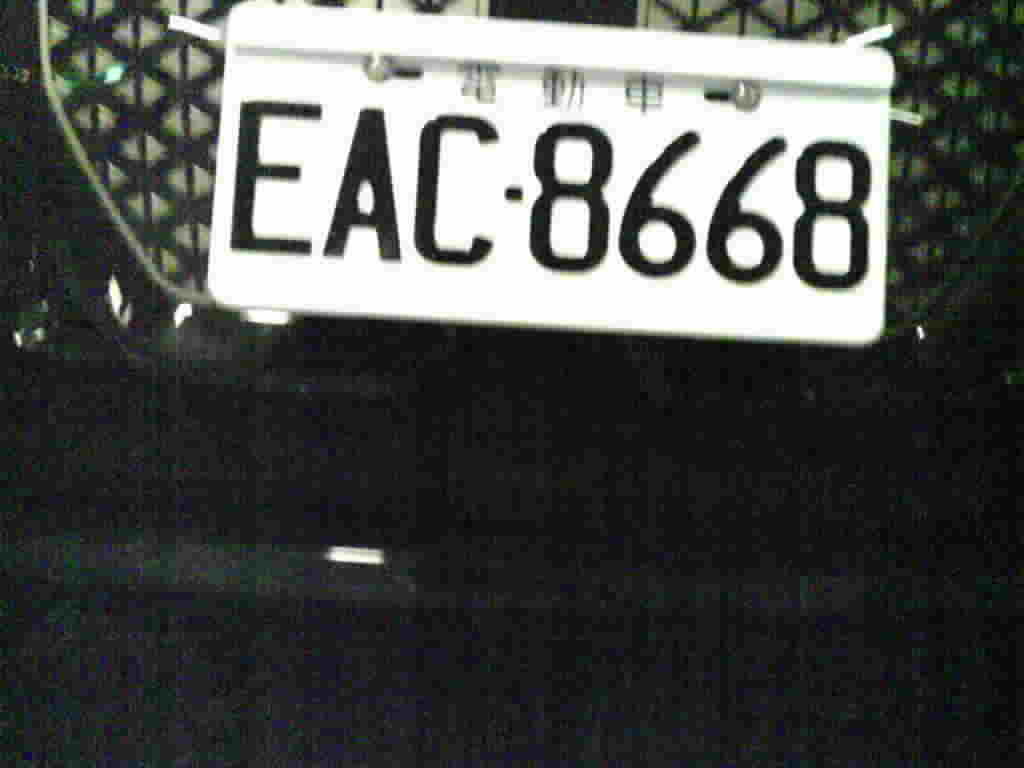
#> input picture 1128/capture (10).jpg, 1024 x 768 px; its folder holds only this picture in this run
$ python mix.py
#> lines starting #> are read from the running program, lines starting #| are printed output that depends on the picture; after the words box and inside, x2 and y2 are one past the last pixel; in counts of white or black regions, pixels touching at a corner belong together
import cv2
import numpy as np
import imutils,os
from imutils.perspective import four_point_transform
folder='1128'
img_path='capture.jpg'

def do(folder,img_path):
#> called with folder = '1128', img_path = 'capture (10).jpg'
    print(img_path)
    image = cv2.imread(folder+'/'+img_path,cv2.IMREAD_COLOR)
#> image is the input picture: shape (768, 1024, 3); mean B, G, R 77.3, 79.2, 77.5
    image=cv2.GaussianBlur(image,(5,5),10)
# ret, image = cv2.threshold(image, 127, 255, cv2.THRESH_BINARY)
    cv2.imshow('edged',image)
    cv2.waitKey(0)
    gray = cv2.cvtColor(image, cv2.COLOR_BGR2GRAY)
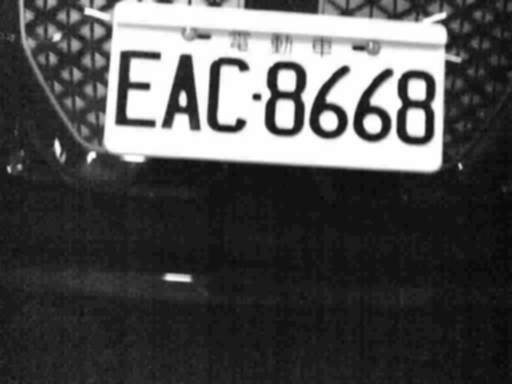
#> gray: shape (768, 1024) (shown at 1/2 size); min 6, max 255, mean 78.5
    gray = cv2.bilateralFilter(gray, 13, 15, 15)
    edged = cv2.Canny(gray, 30,150) #Perform Edge detection
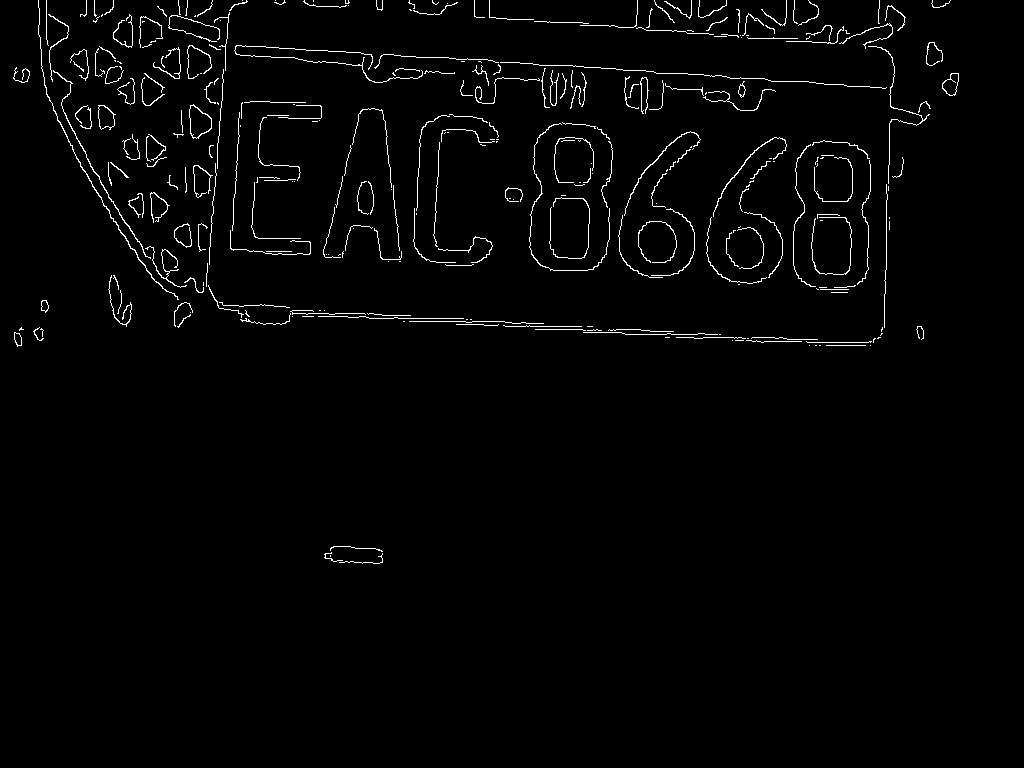
#> edged: shape (768, 1024); 1.9% white in thin lines or dots, all inside (x1, y1, x2, y2) = (13, 0, 959, 564)
    cv2.imshow('edged',edged)
    cv2.waitKey(0)

    contours=cv2.findContours(edged.copy(),cv2.RETR_TREE,cv2.CHAIN_APPROX_SIMPLE)
#> contours = 323 contours, 293 with area under 20; largest, box (x1, y1, x2, y2) and area: (189, 104, 212, 139) 508, (189, 105, 212, 139) 480, (98, 105, 116, 130) 294, (98, 105, 115, 130) 280, (942, 73, 959, 96) 242
    contours = imutils.grab_contours(contours)
    contours = sorted(contours,key=cv2.contourArea, reverse = True)[:20]
#> contours = 20 contours; largest, box (x1, y1, x2, y2) and area: (189, 104, 212, 139) 508, (189, 105, 212, 139) 480, (98, 105, 116, 130) 294, (98, 105, 115, 130) 280, (942, 73, 959, 96) 242
    screenCnt = np.array([])
    for c in contours:
        # approximate the contour
        peri = cv2.arcLength(c, True)
        approx = cv2.approxPolyDP(c, 0.02 * peri, True)
        # approx=cv2.convexHull(c)
        # if our approximated contour has four points, then
        # we can assume that we have found our screen
        if len(approx) == 4:
            screenCnt = approx
            break
#> this loop made 7 passes
#> (peri, screenCnt) on pass 7: (734.9, [[38, 0], [57, 120], [178, 299], [57, 119]])
    print("位置")
    print(screenCnt)
#| [[[ 38   0]]
#|  [[ 57 120]]
#|  [[178 299]]
#|  [[ 57 119]]]
    if screenCnt.size:
        temp=[]
        for i in range(4):
            temp.append((screenCnt[i][0][0],screenCnt[i][0][1]))
            if i:
                cv2.line(image, temp[i-1], temp[i], (0, 0, 255),1)
        else:
            cv2.line(image, temp[3], temp[0], (0, 0, 255),1)
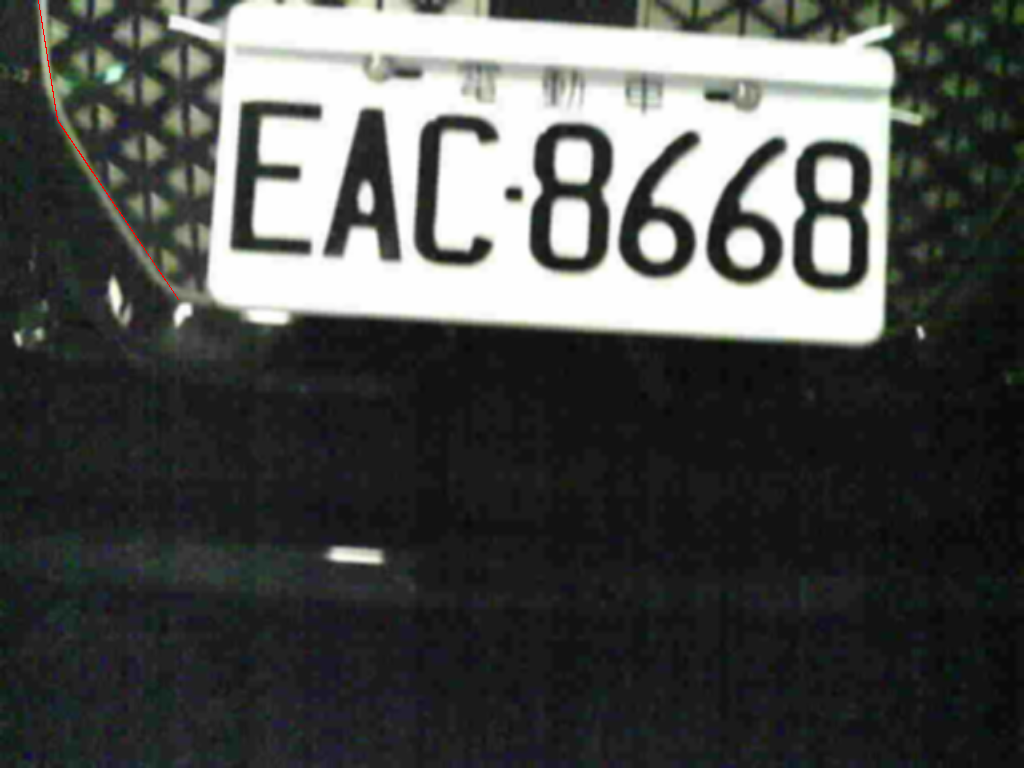
#> image: shape (768, 1024, 3); mean B, G, R 77.2, 79.2, 77.6
#> after the loop, temp = [(38, 0), (57, 120), (178, 299), (57, 119)]
        cv2.imshow("line", image)
        rect = four_point_transform(image, np.array(temp))
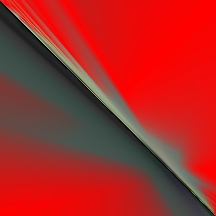
#> rect: shape (216, 216, 3); mean B, G, R 38, 41.5, 168
        print('output1/'+img_path.split('.')[0]+'.png')
        cv2.imwrite('output1/'+img_path.split('.')[0]+'.png', image)
        cv2.imwrite('output1/'+img_path.split('.')[0]+'-cut.png', rect)
        # cv2.imshow("rect", rect)
        cv2.waitKey(0)
    else:
        print('err'+img_path)


for i in os.listdir('1128'):
    do(folder,i)

$ run again, on 1128/capture (14).jpg
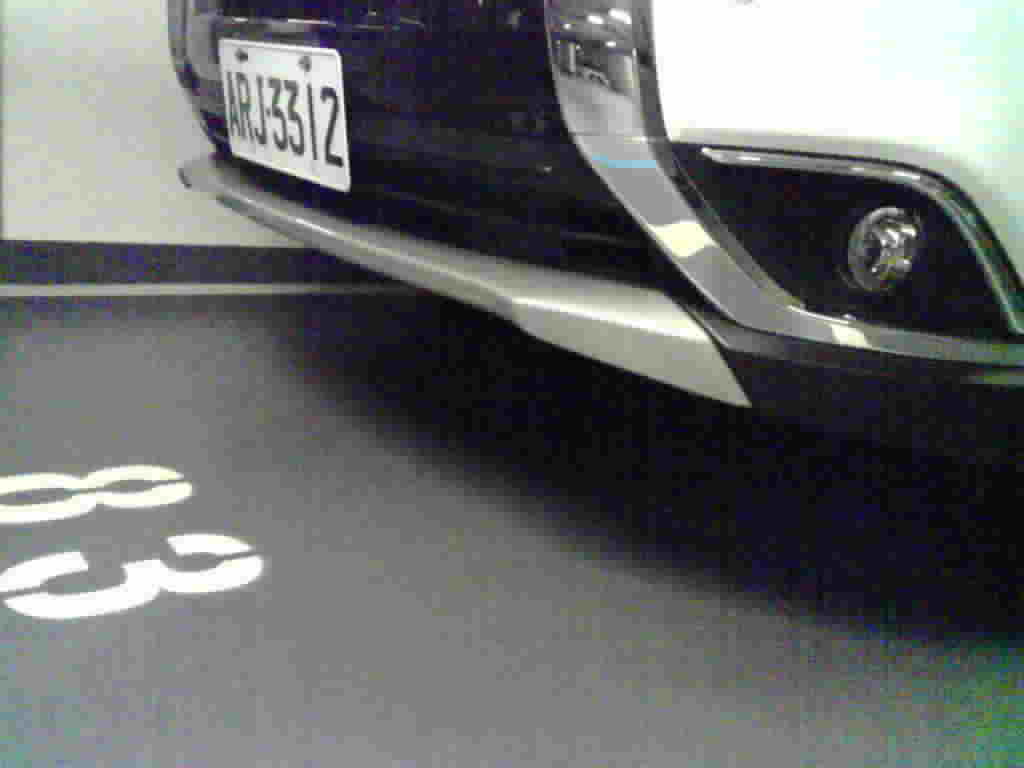
#> input picture 1128/capture (14).jpg, 1024 x 768 px
#> in do, image is the input picture: shape (768, 1024, 3); mean B, G, R 108.3, 107.8, 106.2
#> in do, `edged = cv2.Canny(gray, 30,150)`:
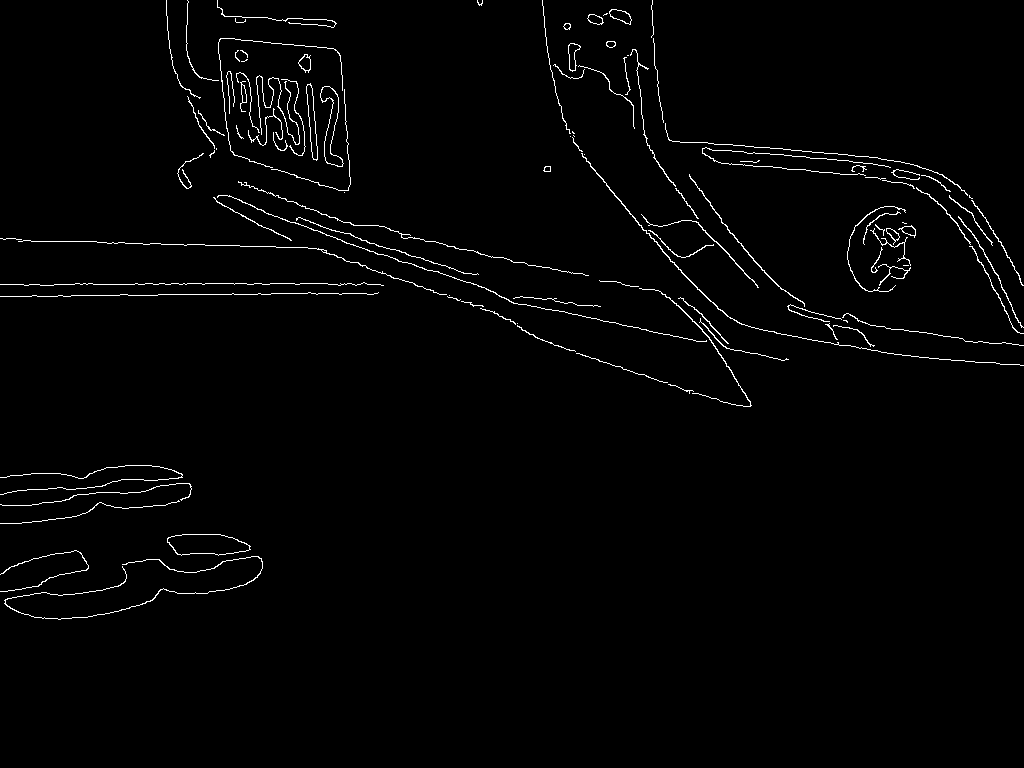
#> edged: shape (768, 1024); 1.6% white in thin lines or dots, all inside (x1, y1, x2, y2) = (0, 0, 1024, 620)
#> in do, `contours=cv2.findContours(edged.copy(),cv2.RETR_TREE,cv2.CHAIN_APPROX_..`: contours = 122 contours, 68 with area under 20; largest, box (x1, y1, x2, y2) and area: (167, 534, 251, 556) 1330, (167, 534, 250, 556) 1312, (320, 86, 344, 167) 704, (320, 86, 344, 167) 683, (306, 83, 318, 161) 414
#> in do, `contours = sorted(contours,key=cv2.contourArea, reverse = True)[:20]`: contours = 20 contours; largest, box (x1, y1, x2, y2) and area: (167, 534, 251, 556) 1330, (167, 534, 250, 556) 1312, (320, 86, 344, 167) 704, (320, 86, 344, 167) 683, (306, 83, 318, 161) 414
#> the loop in do, `for c in contours:` made 1 pass
#> (peri, screenCnt) on pass 1: (191.7, [[167, 538], [181, 555], [250, 549], [220, 534]])
#| [[[167 538]]
#|  [[181 555]]
#|  [[250 549]]
#|  [[220 534]]]
#> after the loop in do, `for i in range(4):`: temp = [(167, 538), (181, 555), (250, 549), (220, 534)]
#> in do, `rect = four_point_transform(image, np.array(temp))`:
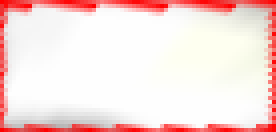
#> rect: shape (33, 69, 3) (shown 4 times larger); mean B, G, R 219.5, 222.3, 248.3

$ run again, on 1128/capture (16).jpg
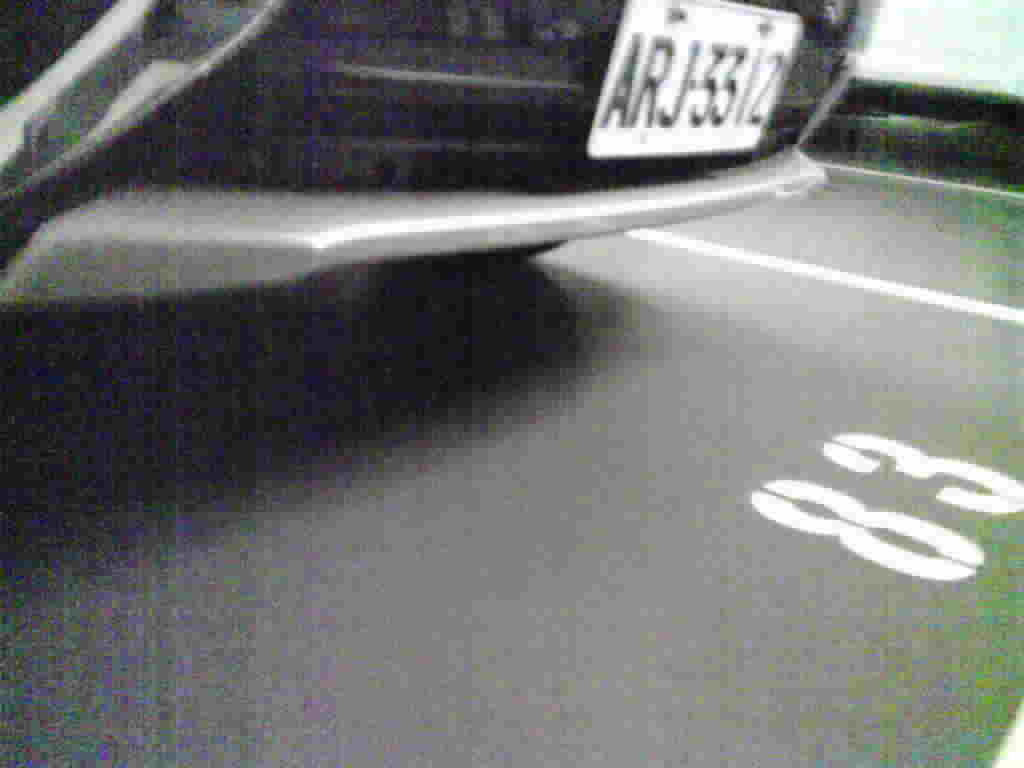
#> input picture 1128/capture (16).jpg, 1024 x 768 px
#> in do, image is the input picture: shape (768, 1024, 3); mean B, G, R 115.3, 115.9, 114.6
#> in do, `edged = cv2.Canny(gray, 30,150)`:
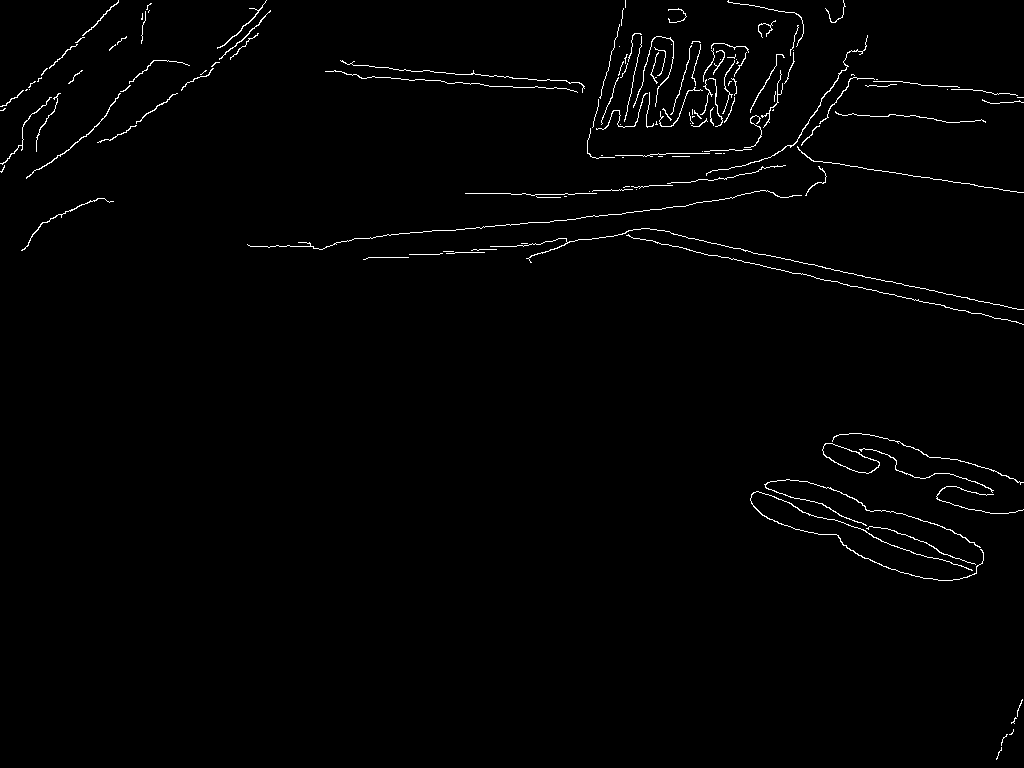
#> edged: shape (768, 1024); 1.2% white in thin lines or dots
#> in do, `contours=cv2.findContours(edged.copy(),cv2.RETR_TREE,cv2.CHAIN_APPROX_..`: contours = 146 contours, 126 with area under 20; largest, box (x1, y1, x2, y2) and area: (822, 443, 880, 474) 891, (822, 443, 880, 474) 858, (750, 491, 984, 581) 91, (706, 35, 868, 176) 70, (764, 479, 981, 548) 68
#> in do, `contours = sorted(contours,key=cv2.contourArea, reverse = True)[:20]`: contours = 20 contours; largest, box (x1, y1, x2, y2) and area: (822, 443, 880, 474) 891, (822, 443, 880, 474) 858, (750, 491, 984, 581) 91, (706, 35, 868, 176) 70, (764, 479, 981, 548) 68
#> the loop in do, `for c in contours:` made 4 passes
#> (peri, screenCnt) on pass 4: (532.2, [[867, 35], [792, 145], [706, 175], [793, 145]])
#| [[[867  35]]
#|  [[792 145]]
#|  [[706 175]]
#|  [[793 145]]]
#> after the loop in do, `for i in range(4):`: temp = [(867, 35), (792, 145), (706, 175), (793, 145)]
#> in do, `rect = four_point_transform(image, np.array(temp))`:
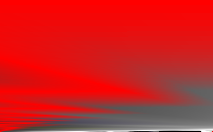
#> rect: shape (132, 213, 3); mean B, G, R 33, 32.8, 203.9
